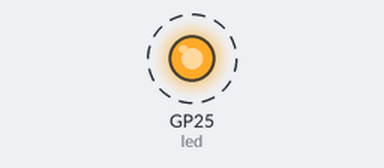
The program below on a simulated Raspberry Pi Pico running MicroPython. On the bench: output pins drawn as LEDs (lit = HIGH). Dashed ring = blinking. Threads take turns every 2 ms; what the program prints to the serial console is not drawn. At 20.0 s the program stops and its outputs stay as they are.

Above: at 0.2 s.
Timing chart, 0 to 3.0 s (numbered marks = the images above):
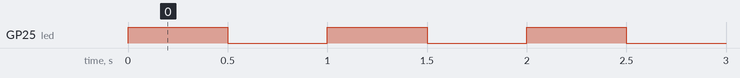

The program:

multicore.py
```python
import time, _thread, machine
from machine import Pin

def task(n, delay):
    LedPin = 25
    led = Pin(LedPin, Pin.OUT)
    for i in range(n):
        led.high()
        time.sleep(delay)
        led.low()
        time.sleep(delay)
    print('>done')

print("Multicore example: \n >start")
_thread.start_new_thread(task, (20, 0.5))
```

Measured:
- by itself, GP25 (led): alternates HIGH for 0.50 s and LOW for 0.50 s, 40 changes in all, then stays LOW
